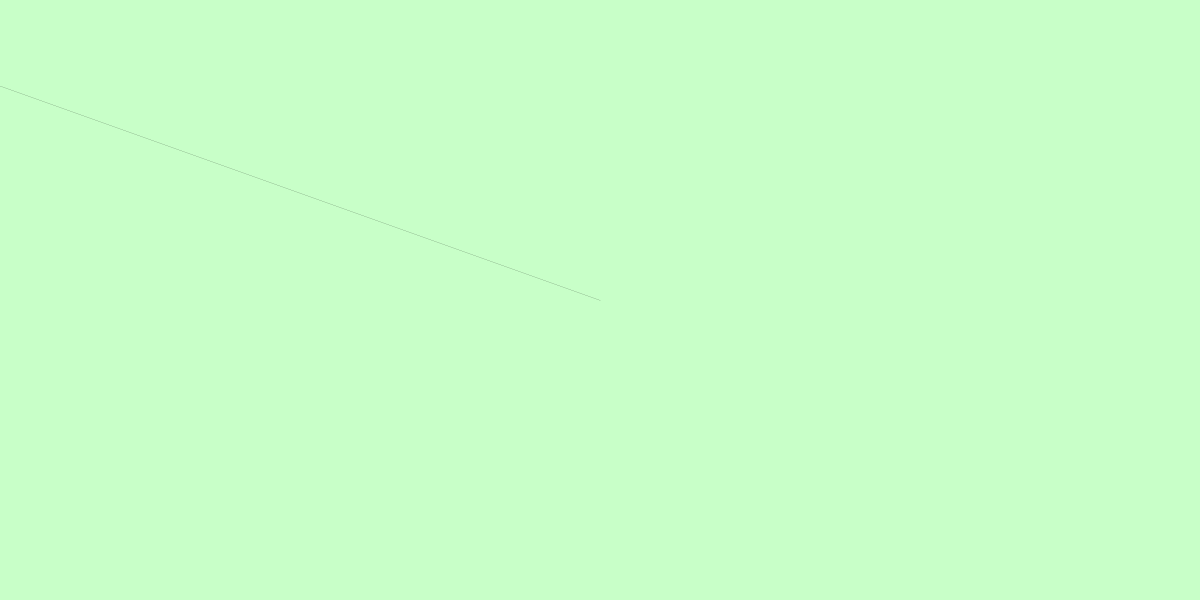
Frame 1 (no input)
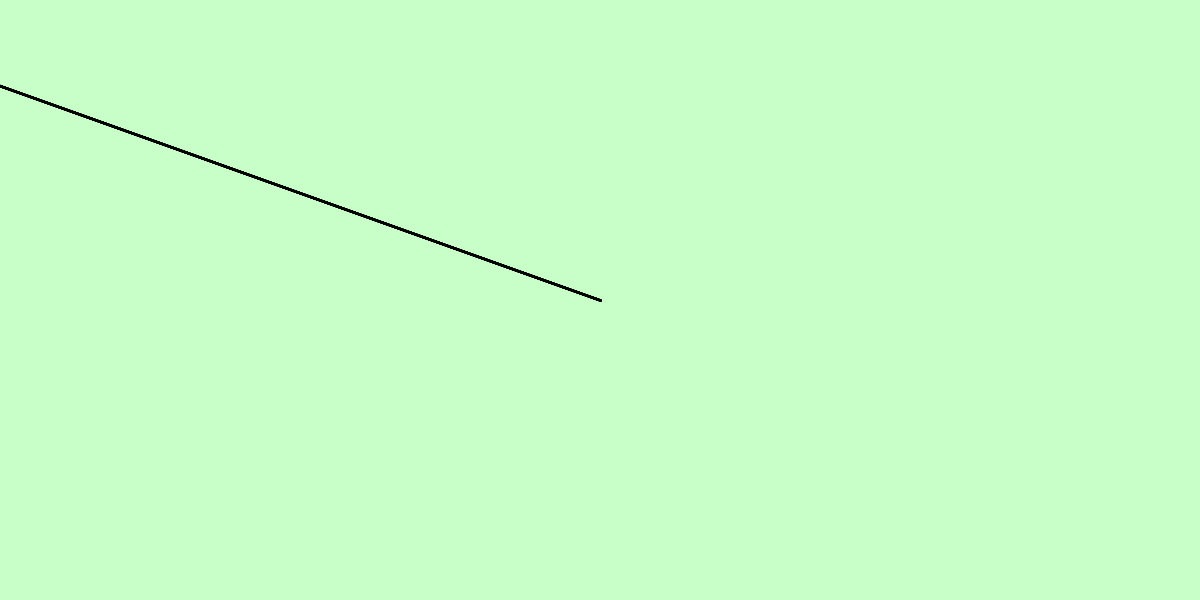
Frame 60 (the mouse pressed at the canvas centre just before this capture)
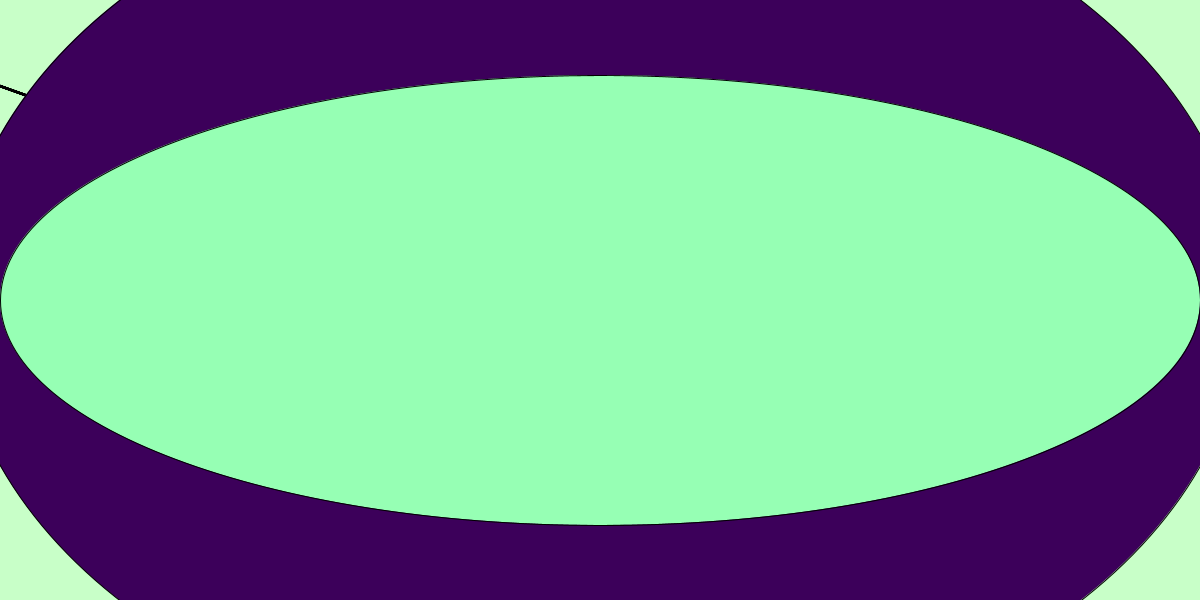
Frame 120 (the mouse held since frame 60 and released just before this capture)

The Processing sketch that drew these frames (run headless with seeded random() and noise(); from frame 60 on, the mouse is pressed at the canvas centre):

// Processing sketch: processing_72495
// ── processing_72495.pde

float growingDiameter = 0;
float growingColor = 0;
float growingWeight = 1;

boolean boolPress= false;
boolean boolClick= false;
boolean boolColor= true;


float secondDiameter= 0;

void setup() {
  size(1200, 600);
  background(200, 255, 200);
}

void draw () {
  smooth();

  //LINES FROM CENTER
  if (growingWeight<50) {
    growingWeight++;
  }
  else {
    growingWeight=0;
  }

  strokeWeight (growingWeight/20);
  line(width/2, height/2, mouseX-100, mouseY+50);


  fill(255, 0, 100);

  //BLINKING EYE
  strokeWeight(1);
  if (boolPress) {

    if (growingDiameter<1000) {
      growingDiameter= growingDiameter+15;
    }
    else {
      growingDiameter=0;
    }
    if (boolColor) {
      if (growingColor<255) {
        growingColor++;
      }
      else {
        growingColor= 0;
      }
    }


    fill(growingColor, 0, 90);
    ellipse(mouseX, mouseY, width+growingDiameter/10, growingDiameter);
    fill(150, 255, growingColor*3);
    ellipse(mouseX, mouseY, width, growingDiameter/2);
  }


  //CIRCLES SURROUNDING MOUSE

  if (boolClick) {

    if (secondDiameter<100) {
      secondDiameter= secondDiameter+5;
    }
    else {
      secondDiameter=0;
    }
    strokeWeight(5);
    noFill();
    ellipse(mouseX-150, mouseY+50, secondDiameter, secondDiameter);
  }
}

void mouseClicked () {
  if (boolClick== false) {
    boolClick= true;
  }
  else boolClick= false;
}


void mousePressed () {
  if (boolPress== false) {
    boolPress= true;
  }
}

void mouseReleased() {
  boolPress=false;
}

void keyPressed() {
  if (key=='b') {
    if (boolColor==true) {
      boolColor=false;
    }
  }

  if (key=='s') {
    save("rachelAsbel.png");
  }
}
